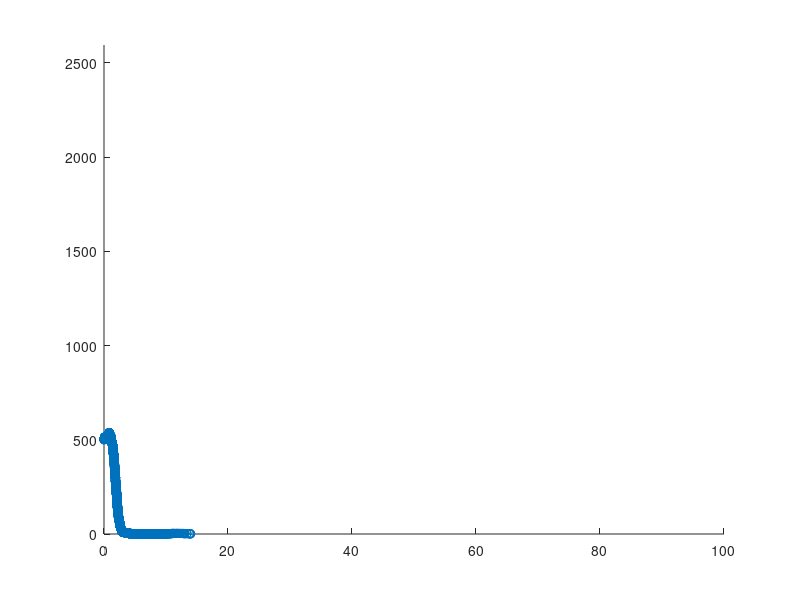

MATLAB code to generate this figure: (Note: this script raises an error after producing the figure.)
% contraceptive models the implementation of contraceptives to the island,
% with k determining the amount of contraceptives used. With the 
% percentage of rats dosed corresponding to k/6. This will output an
% example of how the contraceptive affects the populations.

N = 1000; % number of nests available
clf
for i = 0:1:5
    % parameters
    b_born = 0.6; % beta_B
    b_death = 2/7; % 1/expected life (3.5 years)
    
    
    r_born = 1.5; % beta_R
    r_death = 0.5; % 1/expected life (2 years)
    
    % initial conditions.
    X = [500; 10];  % X(1) is bird pop, X(2) is rat pop
    t = 0;
    
    
    a = zeros(4,1);
    
    % initalising
    X_out = X;
    t_out = 0;
    T = 60; % time limit of the simulation
    
    while X(1) > 0
        
        
        % step 1. Calculate the rates of each event given the current state.
        
        a(1) = r_born*X(1)*X(2)/N; % rate at which a rat eats bird
        a(2) = b_born*X(1)*(N-X(1))/N; % rate at which a bird born
        a(3) = r_death*X(2);           % rate at which rat dies
        a(4) = b_death*X(1); % rate at which a bird dies
        
        
        
        
        a0 = a(1)+a(2)+a(3)+a(4);
        
        % step 2. Calculate the time to the next event.
        
        t = t - log(rand)/a0;
        
        
        % step 3. Update the state.
        r = rand*a0;
        
        if r < a(1)
            % rat eats bird
            X(1) = X(1) - 1;
            X(2) = X(2) + 6-i;
        elseif r < a(1)+ a(2)
            % bird is born
            X(1) = X(1) + 1;
        elseif r < a(1)+a(2)+a(3)
            % rat dies
            X(2) = X(2) - 1;   
        else
            % bird dies
            X(1) = X(1) - 1;
        end
        
        if t_out(end) > T % if t surpasses the time limit break the loop
            break
        end
        
        % record the time and state after each jump
        X_out = [X_out, X];
        t_out = [t_out, t];
        
    end
    
    hold on
    stairs(t_out,X_out(1,:),'-o')
    xlim([0 100])
    ylim([0 max(max(X_out(1,:)), max(X_out(2,:)))+0.1*max(max(X_out(1,:)), max(X_out(2,:)))])
    txt = sprintf('Rats become extinct in month %f.', round(t_out(end),1));
    legend show
    legend('0%','17%', '33%', '50%', '66%', '83%')
    title(sprintf('Population of birds, with varying rat contraceptive prescriptions'))
    xlabel('time (months)')
    ylabel('population')
end


